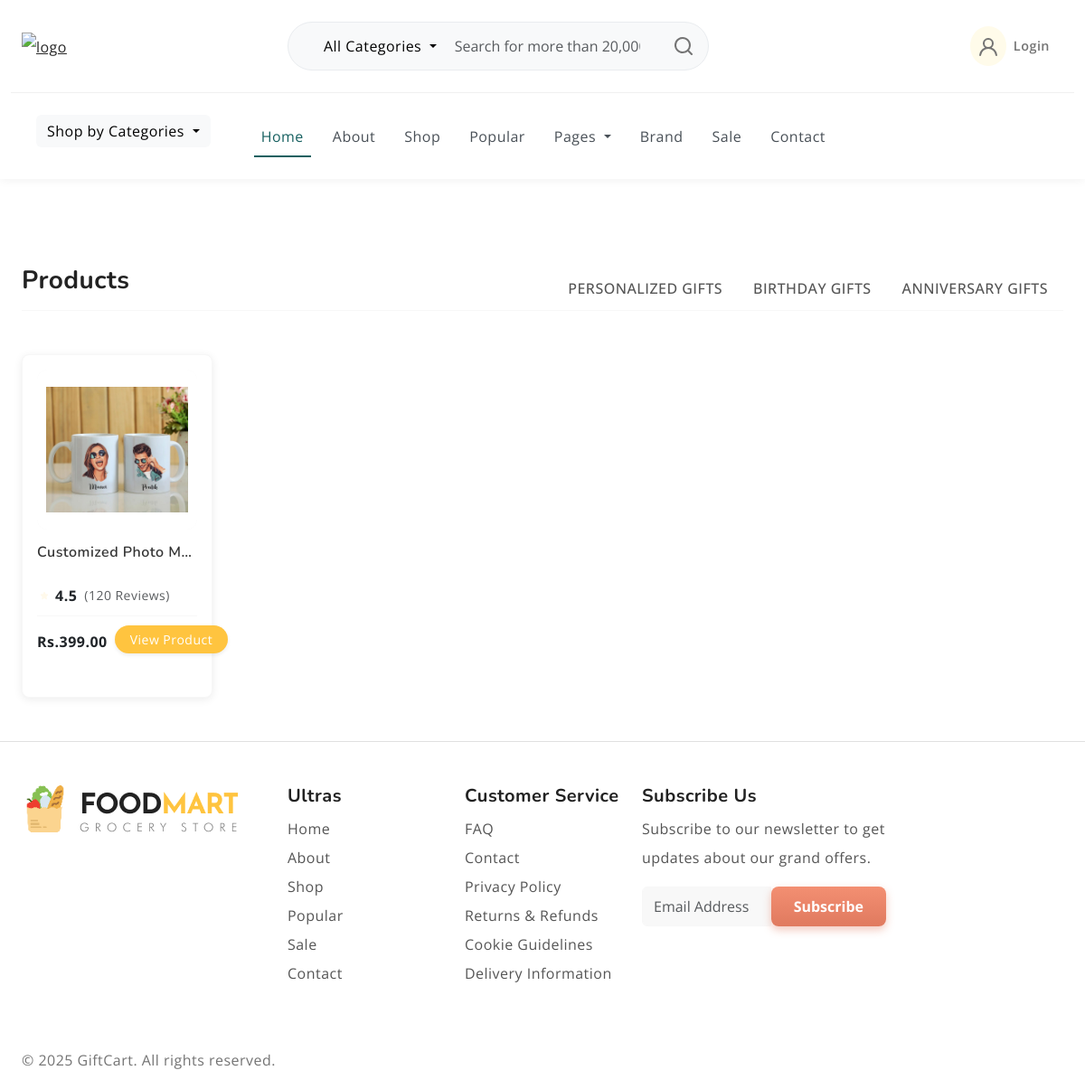
The page /gift_app/filtered_gifts/Personalized Gifts/ on the database its author committed.
### admin_app/models.py (models this page shows, shortened)
class CategoryDb(models.Model):
    Category_name=models.CharField(max_length=100,null=True,blank=True)
    Description=models.TextField(null=True,blank=True)
    Cover_Image=models.ImageField(upload_to='category_image', null=True, blank=True)

class GiftDb(models.Model):
    Gift_name = models.CharField(max_length=100,null=True,blank=True)
    Category = models.CharField(max_length=100,null=True,blank=True)
    Price = models.DecimalField(max_digits=10, decimal_places=2,null=True,blank=True)
    Stock = models.PositiveIntegerField(default=0,null=True,blank=True)
    Brand = models.CharField(max_length=100, blank=True, null=True)
    Description = models.TextField(blank=True, null=True)
    Gift_image = models.ImageField(upload_to="gift_images", blank=True, null=True)
    Created_at = models.DateTimeField(auto_now_add=True,null=True,blank=True)

### webapp/views.py (the view)
# urls.py: path('filtered_gifts/<gift_category>/',views.filtered_gifts,name="filtered_gifts"),
def filtered_gifts(request,gift_category):
    gifts=GiftDb.objects.filter(Category=gift_category)
    categories = CategoryDb.objects.all()
    cart_total = 0
    uname = request.session.get('Name')
    if uname:
        cart_total = CartDb.objects.filter(Username=uname).count()
    return render(request,"Filtered_gifts.html",{"gifts":gifts,"categories":categories,"cart_total":cart_total})

### webapp/templates/Filtered_gifts.html (shortened to what this page needs)
<!DOCTYPE html>
{% load static %}
<html lang="en">
  <head>
    <link rel="stylesheet" href="https://cdn.jsdelivr.net/npm/swiper@9/swiper-bundle.min.css">
    <link href="https://cdn.jsdelivr.net/npm/bootstrap@5.3.0-alpha3/dist/css/bootstrap.min.css" rel="stylesheet">
    <link rel="stylesheet" type="text/css" href="{% static 'web/css/vendor.css' %}">
    <link rel="stylesheet" type="text/css" href="{% static 'web/style.css' %}">
    <link rel="stylesheet" type="text/css" href="{% static 'web/css/navbar1.css' %}">
    <link rel="stylesheet" type="text/css" href="{% static 'web/css/image_style.css' %}">
    <link rel="stylesheet" type="text/css" href="{% static 'web/css/style2.css' %}">
    <link rel="stylesheet" type="text/css" href="{% static 'web/css/herobanner.css' %}">
    <link rel="stylesheet" type="text/css" href="{% static 'web/css/category.css' %}">
    <link rel="stylesheet" type="text/css" href="{% static 'web/css/cartstyles.css' %}">
    <link rel="stylesheet" type="text/css" href="{% static 'web/css/checkout.css' %}">
    <link rel="stylesheet" href="https://cdn.jsdelivr.net/npm/bootstrap-icons@1.11.3/font/bootstrap-icons.css">
  </head>
  <body>
    <header>
      <div class="container-fluid">
        <div class="row py-3 border-bottom">
          <div class="col-sm-4 col-lg-3 text-center text-sm-start">
            <div class="main-logo">
              <a href="index.html">
                <img src="{% static 'web/images/logo1.png' %}" alt="logo" class="img-fluid">
              </a>
            </div>
          </div>
          <div class="col-sm-6 offset-sm-2 offset-md-0 col-lg-5 d-none d-lg-block">
            <div class="search-bar row bg-light p-2 my-2 rounded-4">
              <div class="col-md-4 d-none d-md-block">
                <div class="dropdown">
                  <a class="btn btn-light dropdown-toggle border-0 bg-transparent" href="#" role="button" id="categoryDropdown" data-bs-toggle="dropdown" aria-expanded="false">
                    All Categories
                  </a>
                </div>
              </div>
              <div class="col-11 col-md-7">
                <form id="search-form" class="text-center" action="index.html" method="post">
                  <input type="text" class="form-control border-0 bg-transparent" placeholder="Search for more than 20,000 products" />
                </form>
              </div>
              <div class="col-1">
                <svg xmlns="http://www.w3.org/2000/svg" width="24" height="24" viewBox="0 0 24 24"><path fill="currentColor" d="M21.71 20.29L18 16.61A9 9 0 1 0 16.61 18l3.68 3.68a1 1 0 0 0 1.42 0a1 1 0 0 0 0-1.39ZM11 18a7 7 0 1 1 7-7a7 7 0 0 1-7 7Z"/></svg>
              </div>
            </div>
          </div>
          <div class="col-sm-8 col-lg-4 d-flex justify-content-end gap-5 align-items-center mt-4 mt-sm-0 justify-content-center justify-content-sm-end">
            <ul class="d-flex justify-content-end list-unstyled m-0">
              {% if request.session.Name %}
  <li>
    <div class="user-auth-strip logged-in-strip">
      <div class="d-flex align-items-center me-3">
        <div class="user-auth-icon rounded-circle bg-light p-2 me-2">
          <svg width="24" height="24" viewBox="0 0 24 24">
            <use xlink:href="#user"></use>
          </svg>
        </div>
        <span class="user-status-text">Welcome {{ request.session.Name }}</span>
      </div>
      <a href="{% url 'user_logout' %}" class="btn-logout-action text-decoration-none">
        Logout
      </a>
    </div>
  </li>
{% else %}
  <li>
    <a href="{% url 'user_login' %}" class="user-auth-strip login-action-link">
      <div class="user-auth-icon rounded-circle bg-light p-2 me-2">
        <svg width="24" height="24" viewBox="0 0 24 24">
          <use xlink:href="#user"></use>
        </svg>
      </div>
      <span class="user-auth-text">Login</span>
    </a>
  </li>
{% endif %}
            </ul>
          </div>
        </div>
      </div>
      <div class="container-fluid">
        <div class="row py-3">
    <div class="d-flex justify-content-center justify-content-sm-between align-items-center">
      <nav class="main-menu d-flex navbar navbar-expand-lg">
        <div class="offcanvas offcanvas-end" tabindex="-1" id="offcanvasNavbar" aria-labelledby="offcanvasNavbarLabel">
          <div class="offcanvas-body">
            <div class="filter-categories dropdown">
              <a class="btn btn-light dropdown-toggle border-0 mb-0 me-5" href="#" role="button" id="categoryDropdown"
                data-bs-toggle="dropdown" aria-expanded="false">
                Shop by Categories
              </a>
            </div>
            <ul class="navbar-nav justify-content-end menu-list list-unstyled d-flex gap-md-3 mb-0">
              <li class="nav-item active">
                <a href="{% url 'home_page' %}" class="nav-link active">Home</a>
              </li>
              <li class="nav-item dropdown">
                <a href="{% url 'about_page' %}" class="nav-link">About</a>
              </li>
              <li class="nav-item">
                <a href="{% url 'shop_page' %}" class="nav-link">Shop</a>
              </li>
              <li class="nav-item">
                <a href="{% url 'popular_gifts' %}" class="nav-link">Popular</a>
              </li>
              <li class="nav-item dropdown">
                <a class="nav-link dropdown-toggle" role="button" id="pages" data-bs-toggle="dropdown" aria-expanded="false">
                  Pages
                </a>
              </li>
              <li class="nav-item">
                <a href="#brand" class="nav-link">Brand</a>
              </li>
              <li class="nav-item">
                <a href="#sale" class="nav-link">Sale</a>
              </li>
              <li class="nav-item">
                <a href="{% url 'contact_page' %}" class="nav-link">Contact</a>
              </li>
            </ul>
          </div>
        </div>
      </nav>
    </div>
  </div>
</div>
 </header>
    <section class="py-5">
    <div class="container-fluid">
        <div class="row">
            <div class="col-md-12">
                <div class="bootstrap-tabs product-tabs">
                    <div class="tabs-header d-flex justify-content-between border-bottom my-5">
                        <h3 class="fw-bold">Products</h3>
                        <nav>
                            <div class="nav nav-tabs border-0" id="nav-tab" role="tablist">
                                {% for i in categories %}
                                <a href="{% url 'filtered_gifts' gift_category=i.Category_name %}"
                                   class="nav-link text-uppercase fs-6 fw-medium"
                                   id="nav-{{ i.Category_name }}-tab">
                                    {{ i.Category_name }}
                                </a>
                                {% endfor %}
                            </div>
                        </nav>
                    </div>
                    <div class="tab-content" id="nav-tabContent">
                        <div class="tab-pane fade show active" id="nav-all" role="tabpanel" aria-labelledby="nav-all-tab">
                            <div class="product-grid row row-cols-1 row-cols-sm-2 row-cols-md-3 row-cols-lg-4 row-cols-xl-5 g-4">
                                {% for i in gifts %}
                                <div class="col">
                                    <div class="product-item p-3 border rounded-3 hover-shadow" style="transition: all 0.3s ease-in-out;">
                                        <span class="badge bg-success position-absolute m-3 z-index-1">-30%</span>
                                        <a href="#" class="btn-wishlist position-absolute m-3 top-0 end-0 text-muted opacity-75"><svg width="20" height="20"><use xlink:href="#heart"></use></svg></a>
                                        <figure class="text-center mb-3">
                                            <a href="index.html" title="{{ i.Gift_name }}">
                                                <img src="{{ i.Gift_image.url }}" class="tab-image img-fluid" style="max-height: 180px; object-fit: contain;">
                                            </a>
                                        </figure>
                                        <h3 class="h6 fw-semibold text-truncate mb-1">{{ i.Gift_name }}</h3>
                                        <div class="d-flex align-items-center mb-2">
                                          <span class="rating me-2 d-flex align-items-center text-dark small fw-bold">
                                              <svg width="16" height="16" class="text-warning me-1"><use xlink:href="#star-solid"></use></svg>
                                              4.5
                                          </span>
                                          <small class="text-muted">(120 Reviews)</small>
                                      </div>
                                        <div class="d-flex align-items-center justify-content-between pt-2 border-top">
                                            <div class="input-group product-qty me-2" style="width: 100px;">
                                              <span class="price h5 fw-bolder text-dark mb-0">Rs.{{ i.Price }}</span>
                                            </div>
                                            <a href="{% url 'single_gift' i.id %}"
                                                class="btn btn-primary btn-sm px-3 py-1 rounded-pill shadow-sm text-nowrap">
                                                View Product
                                            </a>
                                        </div>
                                    </div>
                                </div>
                                {% endfor %}
                            </div>
                        </div>
                    </div>
                </div>
            </div>
        </div>
      </div>
</section>
    <footer class="py-5">
      <div class="container-fluid">
        <div class="row">
          <div class="col-lg-3 col-md-6 col-sm-6">
            <div class="footer-menu">
              <img src="images/logo.png" alt="logo">
            </div>
          </div>
          <div class="col-md-2 col-sm-6">
            <div class="footer-menu">
              <h5 class="widget-title">Ultras</h5>
              <ul class="menu-list list-unstyled">
                <li class="nav-item active">
                <a href="{% url 'home_page' %}" class="nav-link active">Home</a>
              </li>
              <li class="nav-item dropdown">
                <a href="{% url 'about_page' %}" class="nav-link">About</a>
              </li>
              <li class="nav-item">
                <a href="{% url 'shop_page' %}" class="nav-link">Shop</a>
              </li>
              <li class="nav-item">
                <a href="{% url 'popular_gifts' %}" class="nav-link">Popular</a>
              </li>
                  <li class="nav-item">
                <a href="#sale" class="nav-link">Sale</a>
              </li>
              <li class="nav-item">
                <a href="{% url 'contact_page' %}" class="nav-link">Contact</a>
              </li>
              </ul>
            </div>
          </div>
          <div class="col-md-2 col-sm-6">
            <div class="footer-menu">
              <h5 class="widget-title">Customer Service</h5>
              <ul class="menu-list list-unstyled">
                <li class="menu-item">
                  <a href="#" class="nav-link">FAQ</a>
                </li>
                <li class="menu-item">
                  <a href="#" class="nav-link">Contact</a>
                </li>
                <li class="menu-item">
                  <a href="#" class="nav-link">Privacy Policy</a>
                </li>
                <li class="menu-item">
                  <a href="#" class="nav-link">Returns & Refunds</a>
                </li>
                <li class="menu-item">
                  <a href="#" class="nav-link">Cookie Guidelines</a>
                </li>
                <li class="menu-item">
                  <a href="#" class="nav-link">Delivery Information</a>
                </li>
              </ul>
            </div>
          </div>
          <div class="col-lg-3 col-md-6 col-sm-6">
            <div class="footer-menu">
              <h5 class="widget-title">Subscribe Us</h5>
              <p>Subscribe to our newsletter to get updates about our grand offers.</p>
              <form class="d-flex mt-3 gap-0" role="newsletter">
                <input class="form-control rounded-start rounded-0 bg-light" type="email" placeholder="Email Address" aria-label="Email Address">
                <button class="btn btn-dark rounded-end rounded-0" type="submit">Subscribe</button>
              </form>
            </div>
          </div>
        </div>
      </div>
    </footer>
    <div id="footer-bottom">
      <div class="container-fluid">
        <div class="row">
          <div class="col-md-6 copyright">
            <p>© 2025 GiftCart. All rights reserved.</p>
          </div>
        </div>
      </div>
    </div>
  </body>
</html>

### rows shown on the page
CategoryDb: Category_name "PERSONALIZED GIFTS"
CategoryDb: Category_name "BIRTHDAY GIFTS"
CategoryDb: Category_name "ANNIVERSARY GIFTS"
GiftDb: Gift_image (picture), Gift_name "Customized Photo M…", Price "399.00"
